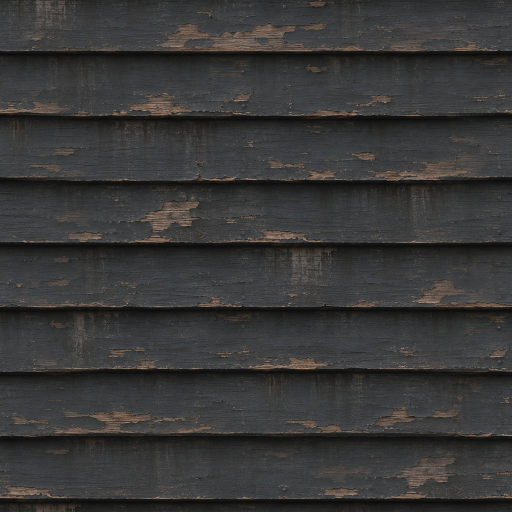
#> input picture long-lines/assets/surfaces/ext_clapboard_charcoal.jpg, 1024 x 1024 px (shown at 1/2 size)
$ python -i curves.py   (imports and definitions only)
#> lines starting #> are read from the running program, lines starting #| are printed output that depends on the picture; after the words box and inside, x2 and y2 are one past the last pixel; in counts of white or black regions, pixels touching at a corner belong together
#> further down, picture is the input picture: shape (1024, 1024, 3); mean B, G, R 55.5, 55.9, 56.5
"""Mathematical curves traced in one painted view, with paint noise rejected by statistics.

Design: docs/CURVE_RECONSTRUCTION.md, steps 1-2. Pixels are read once, here. Every
later stage works on the fitted curves (lines, circular arcs, ellipses, B-splines), never on
brightness. Nothing in this module guesses depth.

Candidates. Line segments come from LSD (Grompone von Gioi et al.), which keeps a segment only
when its a-contrario number of false alarms (NFA) is below 1: fewer than one segment that well
aligned is expected by chance in this image's gradient noise. LSD reports -log10(NFA).

Statistics (each a measured property of the curve, never an object-specific exception):
  1. not an accident: -log10(NFA) > 0 (LSD's own test) and length >= MIN_LENGTH_PX;
  2. scale persistence: a real edge is found again in the view reduced 2x and 4x; wear, fabric
     and brush texture are not. Measured on the linked chain (an arc is many short LSD pieces
     but one curve): found again at half or more of the coarser scales the chain is long enough
     for (with full resolution, two of three scales), so a thin painted line that fades at 4x
     but survives 2x is kept;
  3. contrast coherence: across a real edge the brightness step keeps one sign along its length
     and varies little (coefficient of variation <= MAX_CONTRAST_CV); a highlight fades in and out;
  4. symmetry vote: on a view whose outline is mirror-symmetric, a curve whose mirror image is
     also traced gains confidence. It never rejects a curve on its own.

Cross-view consensus and RANSAC lifting into 3D need several views and live in the next stage.

Curve type. Accepted segments are chained end to end and each chain is fitted as a line, a
circle, an ellipse and a smoothing B-spline. The type with the lowest Bayesian information
criterion wins (error plus log(n) per parameter), so pixel noise cannot buy a more complex curve.
"""

import numpy as np
from scipy import ndimage

MIN_LENGTH_PX = 8.0
SCALES = (2, 4)
MAX_CONTRAST_CV = 0.6
MIN_SIGN_AGREEMENT = 0.9
NOISE_FLOOR_PX = 0.5          # positional noise of a traced pixel edge
LINK_ANGLE_DEG = 35.0
SYMMETRIC_VIEW_IOU = 0.9


def _gray(image):
    a = np.asarray(image)
    if a.ndim == 3:
        a = a[..., :3].astype(np.float64) @ np.array([0.299, 0.587, 0.114])
    return a.astype(np.float64)


def object_mask(image, thresh=30):
    """The object against the sheet background, estimated from the border (as silhouette.py)."""
#> called with thresh = 30
    a = np.asarray(image)[..., :3].astype(np.int32)
#> a: shape (1024, 1024, 3) int32
    border = np.concatenate([a[0], a[-1], a[:, 0], a[:, -1]])
    m = np.abs(a - np.median(border, axis=0)).sum(2) > thresh
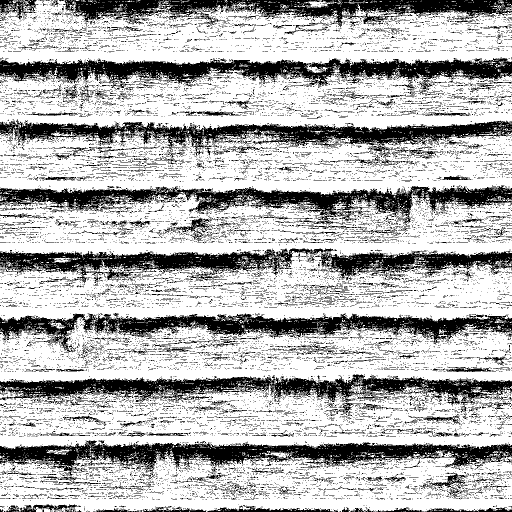
#> m: shape (1024, 1024) bool (shown at 1/2 size); 70.2% white; 16872 black regions (16108 under 20 px), largest, box (x1, y1, x2, y2) and area: (0, 881, 1024, 948) 29256, (0, 116, 1024, 180) 29169, (0, 371, 1024, 448) 27388
    m = ndimage.binary_closing(m, iterations=2)
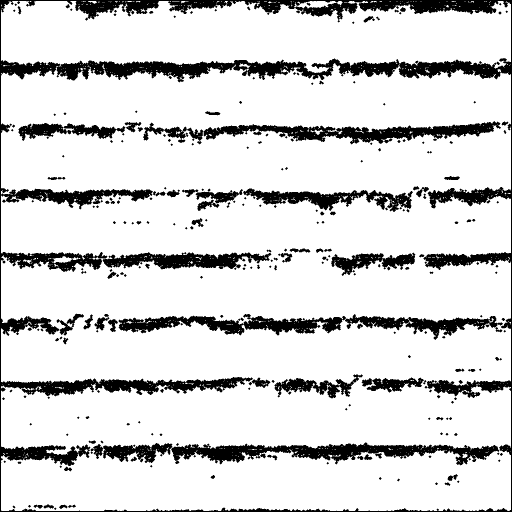
#> m: shape (1024, 1024) bool (shown at 1/2 size); 84.4% white; 280 black regions (137 under 20 px), largest, box (x1, y1, x2, y2) and area: (0, 0, 1024, 1024) 82034, (342, 885, 999, 931) 13353, (286, 242, 1002, 289) 12736
    return ndimage.binary_fill_holes(m)
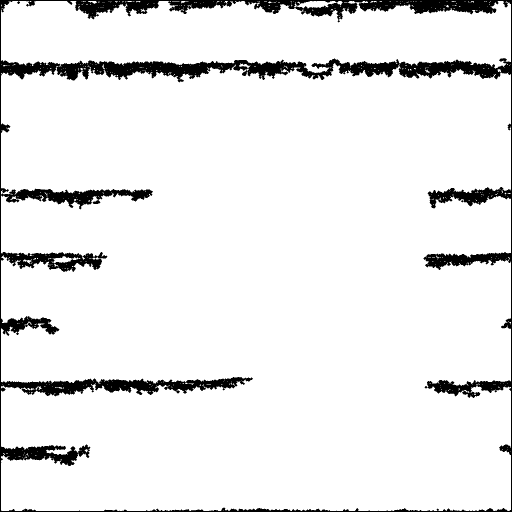
#> returned value: shape (1024, 1024) bool (shown at 1/2 size); 92.3% white; 1 black region, box (x1, y1, x2, y2) and area: (0, 0, 1024, 1024) 81207


def _lsd(gray):
    import cv2
    detector = cv2.createLineSegmentDetector(cv2.LSD_REFINE_ADV)
    lines, width, precision, nfa = detector.detect(np.clip(gray, 0, 255).astype(np.uint8))
#> lines = 409 rows, first 6: [204.4, 360.9, 270.6, 360.7], [590.6, 737.7, 629.4, 738.3], [559.4, 613.5, 569.4, 613.6], [419.4, 360.5, 468.1, 360.6], [980.6, 871.3, 1021.9, 871.4], [461.8, 613.1, 481.9, 613.6]; width = 409 values, max 6.86 at index 29, min 0.625 at index 209, mean 2.89; precision = 409 values, max 0.125 at index 0, min 0.00391 at index 406, mean 0.115; nfa = 409 values, max 328.2 at index 100, min 0.0168 at index 83, mean 21.47
    if lines is None:
        return np.zeros((0, 4)), np.zeros(0)
    return lines.reshape(-1, 4).astype(np.float64), np.asarray(nfa, np.float64).reshape(-1)


def _segment_geometry(s):
    p0, p1 = np.array(s[:2]), np.array(s[2:])
    d = p1 - p0
    length = float(np.hypot(*d))
    return p0, p1, d / max(length, 1e-9), length


# [25 lines left out: functions _matches, persistence, not called in this run]


def _point_segment_distance(pts, lines):
    if len(lines) == 0:
        return np.full(len(pts), np.inf)
    a, b = lines[:, None, :2], lines[:, None, 2:]
    ab = b - a
    t = np.clip(np.sum((pts[None] - a) * ab, -1) / np.maximum(np.sum(ab * ab, -1), 1e-12), 0, 1)
    d = np.hypot(*np.moveaxis(pts[None] - (a + t[..., None] * ab), -1, 0))
    return d.min(0)


def _step(gray, pts, normals, scale=1.0, offset=(1.5, 3.0)):
    """Median brightness step across a curve, sampled at `offset` pixels of the given scale."""
    q = pts / scale
    sides = []
    for sign in (1, -1):
        vals = [ndimage.map_coordinates(gray, [(q + sign * o * normals)[:, 1], (q + sign * o * normals)[:, 0]],
                                        order=1, mode='nearest') for o in offset]
        sides.append(np.mean(vals, axis=0))
    return float(np.median(np.abs(sides[0] - sides[1])))


def _normals(pts):
    d = np.gradient(pts, axis=0)
    n = np.column_stack([-d[:, 1], d[:, 0]])
    return n / np.maximum(np.linalg.norm(n, axis=1, keepdims=True), 1e-9)


def chain_persistence(pts, length, coarse, cover=0.6, gray=None, retention=0.5):
    """Persistence of a whole chain (an arc is many short LSD pieces but one curve).

    At every coarser scale the chain is long enough for, the chain persists if either
      - at least `cover` of its points lie within 1.5 coarse pixels of a segment LSD finds at that
        scale (long lines, including thin painted ones), or
      - its brightness step survives the reduction: the step across the chain in the reduced view
        is at least `retention` of the full-resolution step. A real edge keeps its step; a brush
        stroke a pixel or two wide is averaged away. This catches small round features, whose
        pieces are too short for LSD to find again.
    Returns (fraction of eligible scales at which it persists, number eligible)."""
    eligible = [c for c in coarse if length >= MIN_LENGTH_PX * c[0]]
    if not eligible:
        return None, 0
    normals = _normals(pts)
    fine = _step(gray, pts, normals) if gray is not None else 0.0
    found = 0
    for entry in eligible:
        s, lines = entry[0], entry[1]
        if float(np.mean(_point_segment_distance(pts, lines) <= 1.5 * s)) >= cover:
            found += 1
        elif gray is not None and len(entry) > 2 and fine > 1e-6 and \
                _step(entry[2], pts, normals, scale=s) >= retention * fine:
            found += 1
    return found / len(eligible), len(eligible)


def contrast(seg, gray, offset=(1.5, 3.0)):
    """Brightness step across the segment along its length: (sign agreement, CV of magnitude)."""
    p0, p1, u, length = _segment_geometry(seg)
    n = np.array([-u[1], u[0]])
    k = max(8, int(length / 2))
    t = np.linspace(0.1, 0.9, k)
    pts = p0[None] + t[:, None] * (p1 - p0)[None]

    def side(sign):
        vals = []
        for o in offset:
            q = pts + sign * o * n[None]
            vals.append(ndimage.map_coordinates(gray, [q[:, 1], q[:, 0]], order=1, mode='nearest'))
        return np.mean(vals, axis=0)
    step = side(1) - side(-1)
    signs = np.sign(step)
    major = 1.0 if signs.sum() >= 0 else -1.0
    agreement = float(np.mean(signs == major))
    mag = np.abs(step)
    cv = float(mag.std() / max(mag.mean(), 1e-9))
    return agreement, cv


def symmetry_axis(mask):
    """Column about which the outline is most nearly mirror-symmetric, and that IoU."""
    cols = np.nonzero(mask.any(0))[0]
    if len(cols) == 0:
        return None, 0.0
    best = (None, 0.0)
    for x2 in range(2 * cols[0], 2 * cols[-1] + 1):      # axis at x2 / 2, half-pixel steps
        xs = np.arange(mask.shape[1])
        mx = x2 - xs
        ok = (mx >= 0) & (mx < mask.shape[1])
        mirrored = np.zeros_like(mask)
        mirrored[:, xs[ok]] = mask[:, mx[ok]]
        inter = np.logical_and(mask, mirrored).sum()
        union = np.logical_or(mask, mirrored).sum()
        iou = inter / max(union, 1)
        if iou > best[1]:
            best = (x2 / 2.0, float(iou))
    return best


# ---------------------------------------------------------------- curve fitting and selection

def _bic(residuals, params):
    n = len(residuals)
    rss = float(np.sum(np.square(residuals)))
    return n * np.log(max(rss / n, NOISE_FLOOR_PX ** 2)) + params * np.log(n)


def fit_line(pts):
    c = pts.mean(0)
    _, _, vt = np.linalg.svd(pts - c)
    u = vt[0]
    n = np.array([-u[1], u[0]])
    return {'type': 'line', 'point': c.tolist(), 'direction': u.tolist()}, (pts - c) @ n, 2


def fit_circle(pts):
    x, y = pts[:, 0], pts[:, 1]
    A = np.column_stack([x, y, np.ones_like(x)])
    b = x ** 2 + y ** 2
    sol, *_ = np.linalg.lstsq(A, b, rcond=None)
    cx, cy = sol[0] / 2, sol[1] / 2
    r = float(np.sqrt(max(sol[2] + cx ** 2 + cy ** 2, 0.0)))
    res = np.hypot(x - cx, y - cy) - r
    return {'type': 'circle', 'center': [float(cx), float(cy)], 'radius': r}, res, 3


def fit_ellipse(pts):
    """Direct least-squares ellipse (Fitzgibbon, in Halir and Flusser's stable form).

    Deterministic numpy; returns None for points that do not determine an ellipse (a line).
    """
    if len(pts) < 6:
        return None
    c = pts.mean(0)
    scale = float(np.abs(pts - c).max()) or 1.0
    x, y = ((pts - c) / scale).T
    D1 = np.column_stack([x * x, x * y, y * y])
    D2 = np.column_stack([x, y, np.ones_like(x)])
    S1, S2, S3 = D1.T @ D1, D1.T @ D2, D2.T @ D2
    try:
        T = -np.linalg.solve(S3, S2.T)
    except np.linalg.LinAlgError:
        return None
    M = S1 + S2 @ T
    M = np.array([M[2] / 2, -M[1], M[0] / 2])
    w, v = np.linalg.eig(M)
    v = np.real(v)
    cond = 4 * v[0] * v[2] - v[1] ** 2
    good = np.nonzero(cond > 0)[0]
    if len(good) != 1:
        return None
    a1 = v[:, good[0]]
    A, B, C, Dl, El, F = np.concatenate([a1, T @ a1])
    den = 4 * A * C - B * B
    if den <= 0:
        return None
    x0 = (B * El - 2 * C * Dl) / den
    y0 = (B * Dl - 2 * A * El) / den
    Fc = A * x0 * x0 + B * x0 * y0 + C * y0 * y0 + Dl * x0 + El * y0 + F
    lam, vec = np.linalg.eigh(np.array([[A, B / 2], [B / 2, C]]))
    if Fc == 0 or np.any(-Fc / lam <= 0):
        return None
    axes = np.sqrt(-Fc / lam) * scale
    th = float(np.arctan2(vec[1, 0], vec[0, 0]))
    cx, cy = x0 * scale + c[0], y0 * scale + c[1]
    s = np.linspace(0, 2 * np.pi, 720, endpoint=False)
    ex = cx + axes[0] * np.cos(s) * np.cos(th) - axes[1] * np.sin(s) * np.sin(th)
    ey = cy + axes[0] * np.cos(s) * np.sin(th) + axes[1] * np.sin(s) * np.cos(th)
    from scipy.spatial import cKDTree
    res, _ = cKDTree(np.column_stack([ex, ey])).query(pts)
    return ({'type': 'ellipse', 'center': [float(cx), float(cy)],
             'axes': [float(axes[0]), float(axes[1])], 'angle_deg': float(np.degrees(th))}, res, 5)


def fit_spline(pts):
    from scipy.interpolate import splprep, splev
    if len(pts) < 8:
        return None
    try:
        tck, u = splprep([pts[:, 0], pts[:, 1]], s=len(pts) * NOISE_FLOOR_PX ** 2, k=3)
    except Exception:
        return None
    x, y = splev(u, tck)
    res = np.hypot(pts[:, 0] - x, pts[:, 1] - y)
    coefficients = len(tck[1][0])
    return ({'type': 'spline', 'knots': np.asarray(tck[0]).tolist(),
             'control': np.column_stack(tck[1]).tolist(), 'degree': int(tck[2])}, res, 2 * coefficients)


def classify(pts):
    """Fit every curve type; keep the one with the lowest BIC. Returns (curve, scores)."""
    pts = np.asarray(pts, np.float64)
    scores, best = {}, None
    for fitter in (fit_line, fit_circle, fit_ellipse, fit_spline):
        out = fitter(pts)
        if out is None:
            continue
        curve, res, k = out
        bic = _bic(res, k)
        scores[curve['type']] = round(float(bic), 3)
        curve['rms_px'] = round(float(np.sqrt(np.mean(np.square(res)))), 4)
        if best is None or bic < best[0]:
            best = (bic, curve)
    return best[1], scores


def _sample(seg, step=1.0):
    p0, p1, u, length = _segment_geometry(seg)
    t = np.linspace(0.0, 1.0, max(2, int(length / step) + 1))
    return p0[None] + t[:, None] * (p1 - p0)[None]


def chains(segs):
    """Link accepted segments end to end into ordered chains (indices into segs)."""
    n = len(segs)
    geo = [_segment_geometry(s) for s in segs]
    used = [False] * n

    def neighbour(end, direction, exclude):
        best, best_d = None, None
        for j in range(n):
            if used[j] or j in exclude:
                continue
            q0, q1, v, ln = geo[j]
            for flip, q in ((False, q0), (True, q1)):
                d = float(np.hypot(*(q - end)))
                gap = max(3.0, 0.15 * min(ln, geo[exclude[-1]][3]))
                vv = -v if flip else v
                if d <= gap and float(direction @ vv) >= np.cos(np.radians(LINK_ANGLE_DEG)):
                    if best_d is None or d < best_d:
                        best, best_d = (j, flip), d
        return best

    out = []
    for i in sorted(range(n), key=lambda k: -geo[k][3]):
        if used[i]:
            continue
        used[i] = True
        chain = [(i, False)]
        for forward in (True, False):
            while True:
                j, flip = chain[-1] if forward else chain[0]
                p0, p1, u, _ = geo[j]
                if forward:
                    end, direction = (p0, -u) if flip else (p1, u)
                else:
                    end, direction = (p1, u) if flip else (p0, -u)
                nxt = neighbour(end, direction, [c for c, _ in chain])
                if nxt is None:
                    break
                k, kflip = nxt
                used[k] = True
                if forward:
                    chain.append((k, kflip))
                else:
                    chain.insert(0, (k, not kflip))
        out.append(chain)
    return out


def trace(image):
    """Trace one view. Returns segments (with their tests), fitted curves, symmetry and counts."""
    import cv2
    gray = _gray(image)
    mask = object_mask(image)
    lines, lognfa = _lsd(gray)
#> lognfa has the same summary as nfa in _lsd
    coarse = []
    for s in SCALES:
        small = cv2.resize(gray, (max(1, gray.shape[1] // s), max(1, gray.shape[0] // s)),
                           interpolation=cv2.INTER_AREA)
        cl, _ = _lsd(small)
        coarse.append((s, cl * s, small))
#> this loop made 2 passes
#> pass 1, in trace, `small = cv2.resize(gray, (max(1, gray.shape[1] // s), max(1, gray.shap..`:
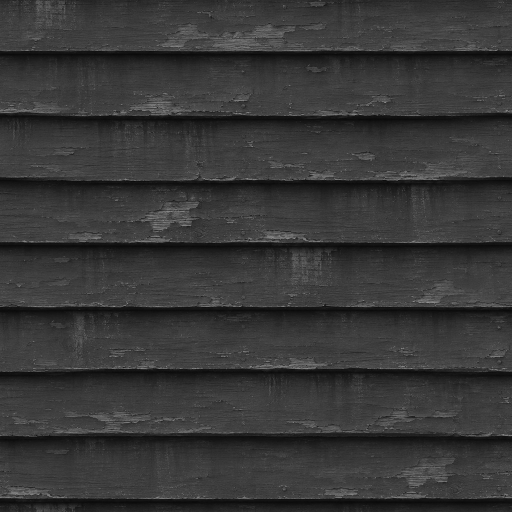
#> small: shape (512, 512) float64; min 9.9, max 146, mean 55.8
#> after the loop, coarse = 2 items
    near = ndimage.binary_dilation(mask, iterations=2)
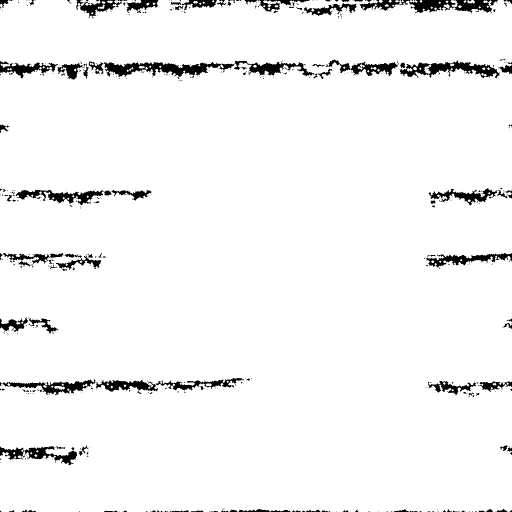
#> near: shape (1024, 1024) bool (shown at 1/2 size); 95.6% white; 408 black regions (318 under 20 px), largest, box (x1, y1, x2, y2) and area: (208, 122, 629, 158) 5771, (719, 0, 996, 27) 3724, (799, 121, 1000, 157) 3099
    axis, sym_iou = symmetry_axis(mask)
#> in symmetry_axis, `cols = np.nonzero(mask.any(0))[0]`: cols = 1020 values from 2 to 1021
#> the loop in symmetry_axis, `for x2 in range(2 * cols[0], 2 * cols[-1] + 1):` made 2039 passes
#> (inter, union, iou, best) on passes 1 to 8: (887, 969128, 0.000915, (2, 0.000915)), (1734, 969163, 0.00179, (2.5, 0.00179)), (2597, 969193, 0.00268, (3, 0.00268)), (3442, 969250, 0.00355, (3.5, 0.00355)), (4324, 969268, 0.00446, (4, 0.00446)), (5178, 969312, 0.00534, (4.5, 0.00534)), (6046, 969347, 0.00624, (5, 0.00624)), (6908, 969395, 0.00713, (5.5, 0.00713))
#> after the loop in symmetry_axis, `for x2 in range(2 * cols[0], 2 * cols[-1] + 1):`:
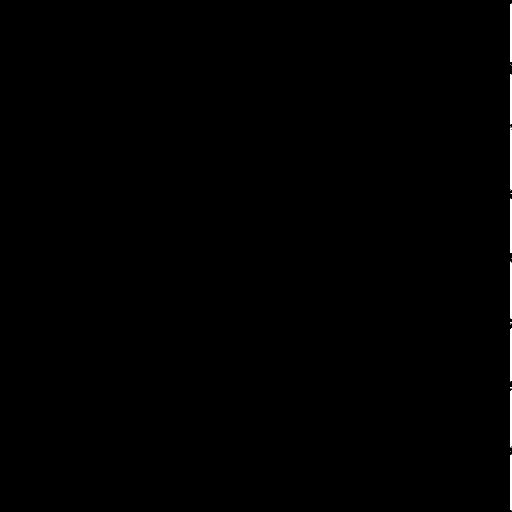
#> mirrored: shape (1024, 1024) bool (shown at 1/2 size); 0.26% white; 17 white regions (9 under 20 px), largest, box (x1, y1, x2, y2) and area: (1021, 253, 1024, 381) 370, (1021, 7, 1024, 124) 349, (1021, 780, 1024, 895) 338
#> after the loop in symmetry_axis, `for x2 in range(2 * cols[0], 2 * cols[-1] + 1):`: best = (511.5, 0.933)
#> axis = 511.5; sym_iou = 0.933
#> (the rest of the program and of its run is left out)
